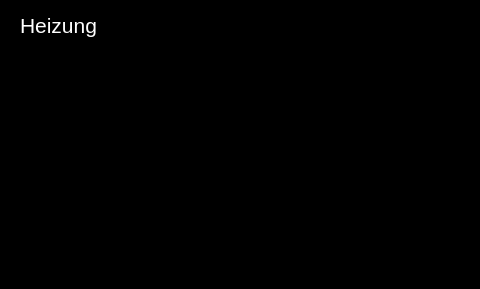
<?xml version="1.0" encoding="UTF-8"?>
<ui version="4.0">
 <class>HeatingWindow</class>
 <widget class="QMainWindow" name="HeatingWindow">
  <property name="geometry">
   <rect>
    <x>0</x>
    <y>0</y>
    <width>480</width>
    <height>289</height>
   </rect>
  </property>
  <property name="windowTitle">
   <string>MainWindow</string>
  </property>
  <property name="styleSheet">
   <string notr="true">background-color: rgb(0, 0, 0);</string>
  </property>
  <property name="iconSize">
   <size>
    <width>48</width>
    <height>48</height>
   </size>
  </property>
  <widget class="QWidget" name="centralWidget">
   <widget class="QLabel" name="labelTitle">
    <property name="geometry">
     <rect>
      <x>20</x>
      <y>10</y>
      <width>321</width>
      <height>31</height>
     </rect>
    </property>
    <property name="font">
     <font>
      <pointsize>16</pointsize>
     </font>
    </property>
    <property name="styleSheet">
     <string notr="true">color: rgb(255, 255, 255);</string>
    </property>
    <property name="text">
     <string>&lt;html&gt;&lt;head/&gt;&lt;body&gt;&lt;p&gt;Heizung&lt;/p&gt;&lt;/body&gt;&lt;/html&gt;</string>
    </property>
   </widget>
   <widget class="QPushButton" name="pushButtonHome">
    <property name="geometry">
     <rect>
      <x>420</x>
      <y>0</y>
      <width>61</width>
      <height>51</height>
     </rect>
    </property>
    <property name="palette">
     <palette>
      <active>
       <colorrole role="WindowText">
        <brush brushstyle="SolidPattern">
         <color alpha="255">
          <red>255</red>
          <green>255</green>
          <blue>255</blue>
         </color>
        </brush>
       </colorrole>
       <colorrole role="Button">
        <brush brushstyle="SolidPattern">
         <color alpha="255">
          <red>0</red>
          <green>0</green>
          <blue>0</blue>
         </color>
        </brush>
       </colorrole>
       <colorrole role="Text">
        <brush brushstyle="SolidPattern">
         <color alpha="255">
          <red>255</red>
          <green>255</green>
          <blue>255</blue>
         </color>
        </brush>
       </colorrole>
       <colorrole role="ButtonText">
        <brush brushstyle="SolidPattern">
         <color alpha="255">
          <red>255</red>
          <green>255</green>
          <blue>255</blue>
         </color>
        </brush>
       </colorrole>
       <colorrole role="Base">
        <brush brushstyle="SolidPattern">
         <color alpha="255">
          <red>0</red>
          <green>0</green>
          <blue>0</blue>
         </color>
        </brush>
       </colorrole>
       <colorrole role="Window">
        <brush brushstyle="SolidPattern">
         <color alpha="255">
          <red>0</red>
          <green>0</green>
          <blue>0</blue>
         </color>
        </brush>
       </colorrole>
       <colorrole role="PlaceholderText">
        <brush brushstyle="NoBrush">
         <color alpha="128">
          <red>255</red>
          <green>255</green>
          <blue>255</blue>
         </color>
        </brush>
       </colorrole>
      </active>
      <inactive>
       <colorrole role="WindowText">
        <brush brushstyle="SolidPattern">
         <color alpha="255">
          <red>255</red>
          <green>255</green>
          <blue>255</blue>
         </color>
        </brush>
       </colorrole>
       <colorrole role="Button">
        <brush brushstyle="SolidPattern">
         <color alpha="255">
          <red>0</red>
          <green>0</green>
          <blue>0</blue>
         </color>
        </brush>
       </colorrole>
       <colorrole role="Text">
        <brush brushstyle="SolidPattern">
         <color alpha="255">
          <red>255</red>
          <green>255</green>
          <blue>255</blue>
         </color>
        </brush>
       </colorrole>
       <colorrole role="ButtonText">
        <brush brushstyle="SolidPattern">
         <color alpha="255">
          <red>255</red>
          <green>255</green>
          <blue>255</blue>
         </color>
        </brush>
       </colorrole>
       <colorrole role="Base">
        <brush brushstyle="SolidPattern">
         <color alpha="255">
          <red>0</red>
          <green>0</green>
          <blue>0</blue>
         </color>
        </brush>
       </colorrole>
       <colorrole role="Window">
        <brush brushstyle="SolidPattern">
         <color alpha="255">
          <red>0</red>
          <green>0</green>
          <blue>0</blue>
         </color>
        </brush>
       </colorrole>
       <colorrole role="PlaceholderText">
        <brush brushstyle="NoBrush">
         <color alpha="128">
          <red>255</red>
          <green>255</green>
          <blue>255</blue>
         </color>
        </brush>
       </colorrole>
      </inactive>
      <disabled>
       <colorrole role="WindowText">
        <brush brushstyle="SolidPattern">
         <color alpha="255">
          <red>255</red>
          <green>255</green>
          <blue>255</blue>
         </color>
        </brush>
       </colorrole>
       <colorrole role="Button">
        <brush brushstyle="SolidPattern">
         <color alpha="255">
          <red>0</red>
          <green>0</green>
          <blue>0</blue>
         </color>
        </brush>
       </colorrole>
       <colorrole role="Text">
        <brush brushstyle="SolidPattern">
         <color alpha="255">
          <red>255</red>
          <green>255</green>
          <blue>255</blue>
         </color>
        </brush>
       </colorrole>
       <colorrole role="ButtonText">
        <brush brushstyle="SolidPattern">
         <color alpha="255">
          <red>255</red>
          <green>255</green>
          <blue>255</blue>
         </color>
        </brush>
       </colorrole>
       <colorrole role="Base">
        <brush brushstyle="SolidPattern">
         <color alpha="255">
          <red>0</red>
          <green>0</green>
          <blue>0</blue>
         </color>
        </brush>
       </colorrole>
       <colorrole role="Window">
        <brush brushstyle="SolidPattern">
         <color alpha="255">
          <red>0</red>
          <green>0</green>
          <blue>0</blue>
         </color>
        </brush>
       </colorrole>
       <colorrole role="PlaceholderText">
        <brush brushstyle="NoBrush">
         <color alpha="128">
          <red>255</red>
          <green>255</green>
          <blue>255</blue>
         </color>
        </brush>
       </colorrole>
      </disabled>
     </palette>
    </property>
    <property name="font">
     <font>
      <pointsize>20</pointsize>
     </font>
    </property>
    <property name="cursor">
     <cursorShape>OpenHandCursor</cursorShape>
    </property>
    <property name="styleSheet">
     <string notr="true">QPushButton
{
color: rgb(255, 255, 255);
background-color: rgb(0, 0,0);
border-color: rgb(40, 40, 40); 
border-radius: 4px;
}
QPushButton:pressed
{
background-color: rgb(60,60,60)
}
</string>
    </property>
    <property name="text">
     <string/>
    </property>
    <property name="icon">
     <iconset resource="../resources.qrc">
      <normaloff>:/images/gui/home.png</normaloff>:/images/gui/home.png</iconset>
    </property>
    <property name="iconSize">
     <size>
      <width>32</width>
      <height>32</height>
     </size>
    </property>
   </widget>
   <widget class="QWidget" name="gridLayoutWidget">
    <property name="geometry">
     <rect>
      <x>10</x>
      <y>60</y>
      <width>381</width>
      <height>221</height>
     </rect>
    </property>
    <layout class="QGridLayout" name="gridLayoutUnten"/>
   </widget>
   <widget class="QPushButton" name="pushButtonDg">
    <property name="geometry">
     <rect>
      <x>360</x>
      <y>0</y>
      <width>61</width>
      <height>51</height>
     </rect>
    </property>
    <property name="palette">
     <palette>
      <active>
       <colorrole role="WindowText">
        <brush brushstyle="SolidPattern">
         <color alpha="255">
          <red>255</red>
          <green>255</green>
          <blue>255</blue>
         </color>
        </brush>
       </colorrole>
       <colorrole role="Button">
        <brush brushstyle="SolidPattern">
         <color alpha="255">
          <red>0</red>
          <green>0</green>
          <blue>0</blue>
         </color>
        </brush>
       </colorrole>
       <colorrole role="Text">
        <brush brushstyle="SolidPattern">
         <color alpha="255">
          <red>255</red>
          <green>255</green>
          <blue>255</blue>
         </color>
        </brush>
       </colorrole>
       <colorrole role="ButtonText">
        <brush brushstyle="SolidPattern">
         <color alpha="255">
          <red>255</red>
          <green>255</green>
          <blue>255</blue>
         </color>
        </brush>
       </colorrole>
       <colorrole role="Base">
        <brush brushstyle="SolidPattern">
         <color alpha="255">
          <red>0</red>
          <green>0</green>
          <blue>0</blue>
         </color>
        </brush>
       </colorrole>
       <colorrole role="Window">
        <brush brushstyle="SolidPattern">
         <color alpha="255">
          <red>0</red>
          <green>0</green>
          <blue>0</blue>
         </color>
        </brush>
       </colorrole>
       <colorrole role="PlaceholderText">
        <brush brushstyle="NoBrush">
         <color alpha="128">
          <red>255</red>
          <green>255</green>
          <blue>255</blue>
         </color>
        </brush>
       </colorrole>
      </active>
      <inactive>
       <colorrole role="WindowText">
        <brush brushstyle="SolidPattern">
         <color alpha="255">
          <red>255</red>
          <green>255</green>
          <blue>255</blue>
         </color>
        </brush>
       </colorrole>
       <colorrole role="Button">
        <brush brushstyle="SolidPattern">
         <color alpha="255">
          <red>0</red>
          <green>0</green>
          <blue>0</blue>
         </color>
        </brush>
       </colorrole>
       <colorrole role="Text">
        <brush brushstyle="SolidPattern">
         <color alpha="255">
          <red>255</red>
          <green>255</green>
          <blue>255</blue>
         </color>
        </brush>
       </colorrole>
       <colorrole role="ButtonText">
        <brush brushstyle="SolidPattern">
         <color alpha="255">
          <red>255</red>
          <green>255</green>
          <blue>255</blue>
         </color>
        </brush>
       </colorrole>
       <colorrole role="Base">
        <brush brushstyle="SolidPattern">
         <color alpha="255">
          <red>0</red>
          <green>0</green>
          <blue>0</blue>
         </color>
        </brush>
       </colorrole>
       <colorrole role="Window">
        <brush brushstyle="SolidPattern">
         <color alpha="255">
          <red>0</red>
          <green>0</green>
          <blue>0</blue>
         </color>
        </brush>
       </colorrole>
       <colorrole role="PlaceholderText">
        <brush brushstyle="NoBrush">
         <color alpha="128">
          <red>255</red>
          <green>255</green>
          <blue>255</blue>
         </color>
        </brush>
       </colorrole>
      </inactive>
      <disabled>
       <colorrole role="WindowText">
        <brush brushstyle="SolidPattern">
         <color alpha="255">
          <red>255</red>
          <green>255</green>
          <blue>255</blue>
         </color>
        </brush>
       </colorrole>
       <colorrole role="Button">
        <brush brushstyle="SolidPattern">
         <color alpha="255">
          <red>0</red>
          <green>0</green>
          <blue>0</blue>
         </color>
        </brush>
       </colorrole>
       <colorrole role="Text">
        <brush brushstyle="SolidPattern">
         <color alpha="255">
          <red>255</red>
          <green>255</green>
          <blue>255</blue>
         </color>
        </brush>
       </colorrole>
       <colorrole role="ButtonText">
        <brush brushstyle="SolidPattern">
         <color alpha="255">
          <red>255</red>
          <green>255</green>
          <blue>255</blue>
         </color>
        </brush>
       </colorrole>
       <colorrole role="Base">
        <brush brushstyle="SolidPattern">
         <color alpha="255">
          <red>0</red>
          <green>0</green>
          <blue>0</blue>
         </color>
        </brush>
       </colorrole>
       <colorrole role="Window">
        <brush brushstyle="SolidPattern">
         <color alpha="255">
          <red>0</red>
          <green>0</green>
          <blue>0</blue>
         </color>
        </brush>
       </colorrole>
       <colorrole role="PlaceholderText">
        <brush brushstyle="NoBrush">
         <color alpha="128">
          <red>255</red>
          <green>255</green>
          <blue>255</blue>
         </color>
        </brush>
       </colorrole>
      </disabled>
     </palette>
    </property>
    <property name="font">
     <font>
      <pointsize>20</pointsize>
     </font>
    </property>
    <property name="cursor">
     <cursorShape>OpenHandCursor</cursorShape>
    </property>
    <property name="styleSheet">
     <string notr="true">QPushButton
{
color: rgb(255, 255, 255);
background-color: rgb(0, 0,0);
border-color: rgb(40, 40, 40); 
border-radius: 4px;
}
QPushButton:pressed
{
background-color: rgb(60,60,60)
}
</string>
    </property>
    <property name="text">
     <string/>
    </property>
    <property name="icon">
     <iconset resource="../resources.qrc">
      <normaloff>:/images/gui/home_dg.png</normaloff>:/images/gui/home_dg.png</iconset>
    </property>
    <property name="iconSize">
     <size>
      <width>32</width>
      <height>32</height>
     </size>
    </property>
   </widget>
   <widget class="QPushButton" name="pushButtonEg">
    <property name="geometry">
     <rect>
      <x>300</x>
      <y>0</y>
      <width>61</width>
      <height>51</height>
     </rect>
    </property>
    <property name="palette">
     <palette>
      <active>
       <colorrole role="WindowText">
        <brush brushstyle="SolidPattern">
         <color alpha="255">
          <red>255</red>
          <green>255</green>
          <blue>255</blue>
         </color>
        </brush>
       </colorrole>
       <colorrole role="Button">
        <brush brushstyle="SolidPattern">
         <color alpha="255">
          <red>0</red>
          <green>0</green>
          <blue>0</blue>
         </color>
        </brush>
       </colorrole>
       <colorrole role="Text">
        <brush brushstyle="SolidPattern">
         <color alpha="255">
          <red>255</red>
          <green>255</green>
          <blue>255</blue>
         </color>
        </brush>
       </colorrole>
       <colorrole role="ButtonText">
        <brush brushstyle="SolidPattern">
         <color alpha="255">
          <red>255</red>
          <green>255</green>
          <blue>255</blue>
         </color>
        </brush>
       </colorrole>
       <colorrole role="Base">
        <brush brushstyle="SolidPattern">
         <color alpha="255">
          <red>0</red>
          <green>0</green>
          <blue>0</blue>
         </color>
        </brush>
       </colorrole>
       <colorrole role="Window">
        <brush brushstyle="SolidPattern">
         <color alpha="255">
          <red>0</red>
          <green>0</green>
          <blue>0</blue>
         </color>
        </brush>
       </colorrole>
       <colorrole role="PlaceholderText">
        <brush brushstyle="NoBrush">
         <color alpha="128">
          <red>255</red>
          <green>255</green>
          <blue>255</blue>
         </color>
        </brush>
       </colorrole>
      </active>
      <inactive>
       <colorrole role="WindowText">
        <brush brushstyle="SolidPattern">
         <color alpha="255">
          <red>255</red>
          <green>255</green>
          <blue>255</blue>
         </color>
        </brush>
       </colorrole>
       <colorrole role="Button">
        <brush brushstyle="SolidPattern">
         <color alpha="255">
          <red>0</red>
          <green>0</green>
          <blue>0</blue>
         </color>
        </brush>
       </colorrole>
       <colorrole role="Text">
        <brush brushstyle="SolidPattern">
         <color alpha="255">
          <red>255</red>
          <green>255</green>
          <blue>255</blue>
         </color>
        </brush>
       </colorrole>
       <colorrole role="ButtonText">
        <brush brushstyle="SolidPattern">
         <color alpha="255">
          <red>255</red>
          <green>255</green>
          <blue>255</blue>
         </color>
        </brush>
       </colorrole>
       <colorrole role="Base">
        <brush brushstyle="SolidPattern">
         <color alpha="255">
          <red>0</red>
          <green>0</green>
          <blue>0</blue>
         </color>
        </brush>
       </colorrole>
       <colorrole role="Window">
        <brush brushstyle="SolidPattern">
         <color alpha="255">
          <red>0</red>
          <green>0</green>
          <blue>0</blue>
         </color>
        </brush>
       </colorrole>
       <colorrole role="PlaceholderText">
        <brush brushstyle="NoBrush">
         <color alpha="128">
          <red>255</red>
          <green>255</green>
          <blue>255</blue>
         </color>
        </brush>
       </colorrole>
      </inactive>
      <disabled>
       <colorrole role="WindowText">
        <brush brushstyle="SolidPattern">
         <color alpha="255">
          <red>255</red>
          <green>255</green>
          <blue>255</blue>
         </color>
        </brush>
       </colorrole>
       <colorrole role="Button">
        <brush brushstyle="SolidPattern">
         <color alpha="255">
          <red>0</red>
          <green>0</green>
          <blue>0</blue>
         </color>
        </brush>
       </colorrole>
       <colorrole role="Text">
        <brush brushstyle="SolidPattern">
         <color alpha="255">
          <red>255</red>
          <green>255</green>
          <blue>255</blue>
         </color>
        </brush>
       </colorrole>
       <colorrole role="ButtonText">
        <brush brushstyle="SolidPattern">
         <color alpha="255">
          <red>255</red>
          <green>255</green>
          <blue>255</blue>
         </color>
        </brush>
       </colorrole>
       <colorrole role="Base">
        <brush brushstyle="SolidPattern">
         <color alpha="255">
          <red>0</red>
          <green>0</green>
          <blue>0</blue>
         </color>
        </brush>
       </colorrole>
       <colorrole role="Window">
        <brush brushstyle="SolidPattern">
         <color alpha="255">
          <red>0</red>
          <green>0</green>
          <blue>0</blue>
         </color>
        </brush>
       </colorrole>
       <colorrole role="PlaceholderText">
        <brush brushstyle="NoBrush">
         <color alpha="128">
          <red>255</red>
          <green>255</green>
          <blue>255</blue>
         </color>
        </brush>
       </colorrole>
      </disabled>
     </palette>
    </property>
    <property name="font">
     <font>
      <pointsize>20</pointsize>
     </font>
    </property>
    <property name="cursor">
     <cursorShape>OpenHandCursor</cursorShape>
    </property>
    <property name="styleSheet">
     <string notr="true">QPushButton
{
color: rgb(255, 255, 255);
background-color: rgb(0, 0,0);
border-color: rgb(40, 40, 40); 
border-radius: 4px;
}
QPushButton:pressed
{
background-color: rgb(60,60,60)
}
</string>
    </property>
    <property name="text">
     <string/>
    </property>
    <property name="icon">
     <iconset resource="../resources.qrc">
      <normaloff>:/images/gui/home_eg.png</normaloff>:/images/gui/home_eg.png</iconset>
    </property>
    <property name="iconSize">
     <size>
      <width>32</width>
      <height>32</height>
     </size>
    </property>
   </widget>
   <widget class="QWidget" name="gridLayoutWidget_2">
    <property name="geometry">
     <rect>
      <x>400</x>
      <y>60</y>
      <width>81</width>
      <height>221</height>
     </rect>
    </property>
    <layout class="QGridLayout" name="gridLayoutOben">
     <item row="0" column="0">
      <widget class="QPushButton" name="pushButtonVent">
       <property name="minimumSize">
        <size>
         <width>61</width>
         <height>51</height>
        </size>
       </property>
       <property name="palette">
        <palette>
         <active>
          <colorrole role="WindowText">
           <brush brushstyle="SolidPattern">
            <color alpha="255">
             <red>255</red>
             <green>255</green>
             <blue>255</blue>
            </color>
           </brush>
          </colorrole>
          <colorrole role="Button">
           <brush brushstyle="SolidPattern">
            <color alpha="255">
             <red>0</red>
             <green>0</green>
             <blue>0</blue>
            </color>
           </brush>
          </colorrole>
          <colorrole role="Text">
           <brush brushstyle="SolidPattern">
            <color alpha="255">
             <red>255</red>
             <green>255</green>
             <blue>255</blue>
            </color>
           </brush>
          </colorrole>
          <colorrole role="ButtonText">
           <brush brushstyle="SolidPattern">
            <color alpha="255">
             <red>255</red>
             <green>255</green>
             <blue>255</blue>
            </color>
           </brush>
          </colorrole>
          <colorrole role="Base">
           <brush brushstyle="SolidPattern">
            <color alpha="255">
             <red>0</red>
             <green>0</green>
             <blue>0</blue>
            </color>
           </brush>
          </colorrole>
          <colorrole role="Window">
           <brush brushstyle="SolidPattern">
            <color alpha="255">
             <red>0</red>
             <green>0</green>
             <blue>0</blue>
            </color>
           </brush>
          </colorrole>
          <colorrole role="PlaceholderText">
           <brush brushstyle="NoBrush">
            <color alpha="128">
             <red>255</red>
             <green>255</green>
             <blue>255</blue>
            </color>
           </brush>
          </colorrole>
         </active>
         <inactive>
          <colorrole role="WindowText">
           <brush brushstyle="SolidPattern">
            <color alpha="255">
             <red>255</red>
             <green>255</green>
             <blue>255</blue>
            </color>
           </brush>
          </colorrole>
          <colorrole role="Button">
           <brush brushstyle="SolidPattern">
            <color alpha="255">
             <red>0</red>
             <green>0</green>
             <blue>0</blue>
            </color>
           </brush>
          </colorrole>
          <colorrole role="Text">
           <brush brushstyle="SolidPattern">
            <color alpha="255">
             <red>255</red>
             <green>255</green>
             <blue>255</blue>
            </color>
           </brush>
          </colorrole>
          <colorrole role="ButtonText">
           <brush brushstyle="SolidPattern">
            <color alpha="255">
             <red>255</red>
             <green>255</green>
             <blue>255</blue>
            </color>
           </brush>
          </colorrole>
          <colorrole role="Base">
           <brush brushstyle="SolidPattern">
            <color alpha="255">
             <red>0</red>
             <green>0</green>
             <blue>0</blue>
            </color>
           </brush>
          </colorrole>
          <colorrole role="Window">
           <brush brushstyle="SolidPattern">
            <color alpha="255">
             <red>0</red>
             <green>0</green>
             <blue>0</blue>
            </color>
           </brush>
          </colorrole>
          <colorrole role="PlaceholderText">
           <brush brushstyle="NoBrush">
            <color alpha="128">
             <red>255</red>
             <green>255</green>
             <blue>255</blue>
            </color>
           </brush>
          </colorrole>
         </inactive>
         <disabled>
          <colorrole role="WindowText">
           <brush brushstyle="SolidPattern">
            <color alpha="255">
             <red>255</red>
             <green>255</green>
             <blue>255</blue>
            </color>
           </brush>
          </colorrole>
          <colorrole role="Button">
           <brush brushstyle="SolidPattern">
            <color alpha="255">
             <red>0</red>
             <green>0</green>
             <blue>0</blue>
            </color>
           </brush>
          </colorrole>
          <colorrole role="Text">
           <brush brushstyle="SolidPattern">
            <color alpha="255">
             <red>255</red>
             <green>255</green>
             <blue>255</blue>
            </color>
           </brush>
          </colorrole>
          <colorrole role="ButtonText">
           <brush brushstyle="SolidPattern">
            <color alpha="255">
             <red>255</red>
             <green>255</green>
             <blue>255</blue>
            </color>
           </brush>
          </colorrole>
          <colorrole role="Base">
           <brush brushstyle="SolidPattern">
            <color alpha="255">
             <red>0</red>
             <green>0</green>
             <blue>0</blue>
            </color>
           </brush>
          </colorrole>
          <colorrole role="Window">
           <brush brushstyle="SolidPattern">
            <color alpha="255">
             <red>0</red>
             <green>0</green>
             <blue>0</blue>
            </color>
           </brush>
          </colorrole>
          <colorrole role="PlaceholderText">
           <brush brushstyle="NoBrush">
            <color alpha="128">
             <red>255</red>
             <green>255</green>
             <blue>255</blue>
            </color>
           </brush>
          </colorrole>
         </disabled>
        </palette>
       </property>
       <property name="font">
        <font>
         <pointsize>20</pointsize>
        </font>
       </property>
       <property name="cursor">
        <cursorShape>OpenHandCursor</cursorShape>
       </property>
       <property name="styleSheet">
        <string notr="true">QPushButton
{
color: rgb(255, 255, 255);
background-color: rgb(0, 0,0);
border-color: rgb(40, 40, 40); 
border-radius: 4px;
}
QPushButton:pressed
{
background-color: rgb(60,60,60)
}
</string>
       </property>
       <property name="text">
        <string/>
       </property>
       <property name="icon">
        <iconset resource="../resources.qrc">
         <normaloff>:/images/gui/ventilation.png</normaloff>:/images/gui/ventilation.png</iconset>
       </property>
       <property name="iconSize">
        <size>
         <width>32</width>
         <height>32</height>
        </size>
       </property>
      </widget>
     </item>
    </layout>
   </widget>
  </widget>
 </widget>
 <layoutdefault spacing="6" margin="11"/>
 <resources>
  <include location="../resources.qrc"/>
 </resources>
 <connections/>
 <slots>
  <slot>doorOpenClose()</slot>
 </slots>
</ui>
